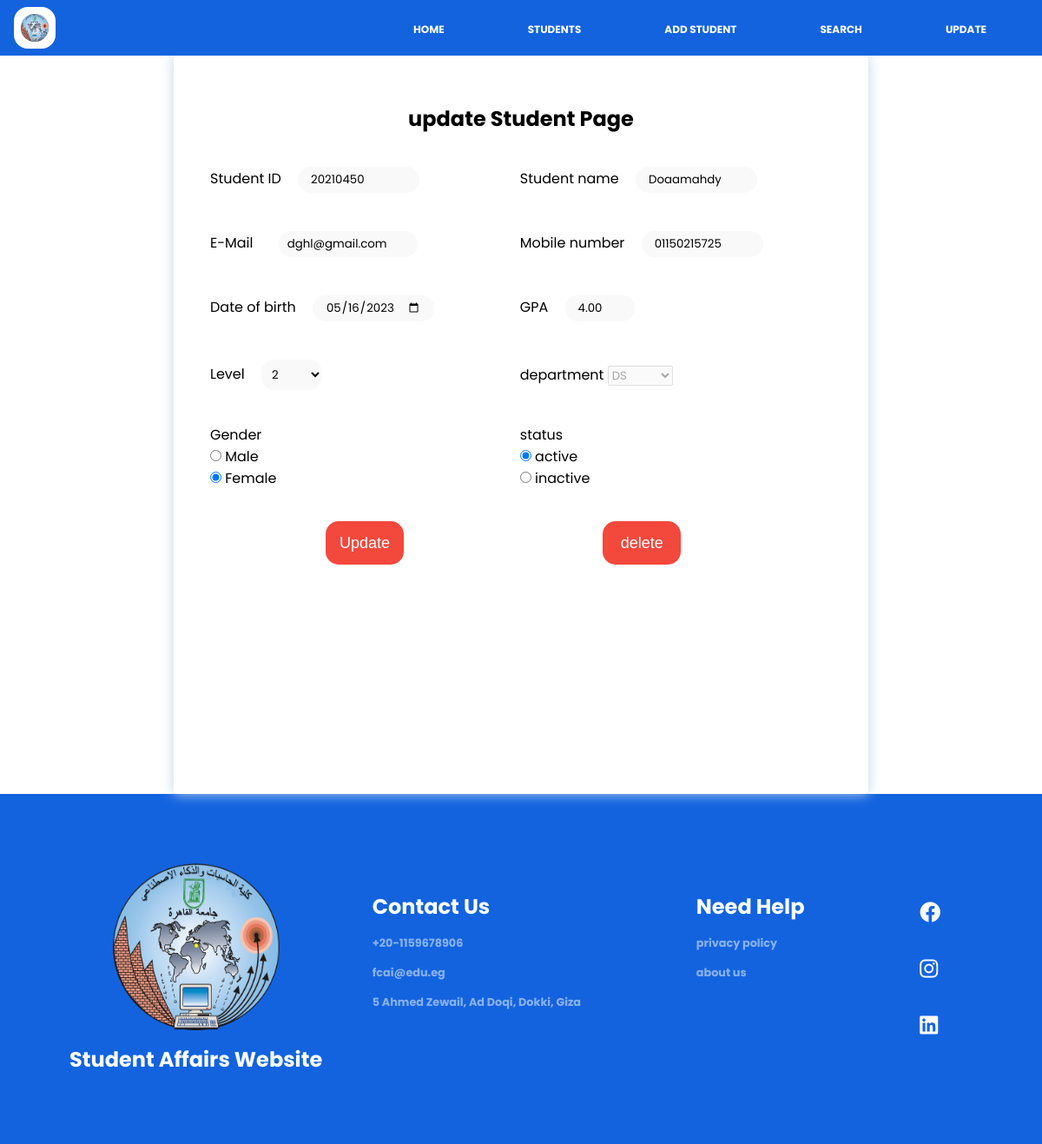
The app's page /update/edit/20210450/ with its own data.
### pages/models.py (models this page shows, shortened)
class Student(models.Model):
    ID = models.CharField(max_length=255, primary_key=True)
    name = models.CharField(max_length=255)
    birthDate = models.DateField(auto_now=False, auto_now_add=False, default=timezone.now)
    GPA = models.DecimalField(max_digits=3, decimal_places=2)
    email = models.CharField(max_length=255)
    phone = models.CharField(max_length=11)
    level_choices = [
        ("1", "one"),
        ("2", "two"),
        ("3", "three"),
        ("4", "four"),
    ]
    level = models.CharField(max_length=10,
                    choices=level_choices, null=True)
    department_choices = [
        ("General", "General"),
        ("CS", "Computer Science"),
        ("IT", "Information Technology"),
        ("IS", "Information System"),
        ("DS", "Decision Support"),
        ("AI", "Artificial Intelligence"),
    ]
    department = models.CharField(max_length=40,
                                choices=department_choices, null=True)
    gender_choices = [
        ("male", "male"),
        ("female", "female")
    ]
    gender = models.CharField(max_length=10,
                            choices=gender_choices, null=True)
    status_choices = [
        ("active", "active"),
        ("inactive", "inactive")
    ]
    status = models.CharField(max_length=15,
                            choices=status_choices, null=True)

### pages/views.py (the view)
# urls.py: path('update/edit/<str:ID>/',views.edit,name='Edit'),
def edit(request, ID):
    student = Student.objects.get(ID=ID)
    return render(request,'Edit.html', {'student':student})

### pages/templates/Edit.html (shortened to what this page needs)
{% extends 'master.html' %}
{% load static %}
{% block styles %}
    <link rel="stylesheet" href="{% static 'css/style.css' %}" />
    <link rel="stylesheet" href="{% static 'cssfontawesome/css/all.css' %}" />
    <link rel="stylesheet" href="{% static 'css/update.css' %}" />
{% endblock %}
{% block contents %}
<div class="cont">
  <form method="post" action="/Update/{{student.ID}}" autocomplete="off" id="update_form">
      <h>update Student Page</h>
      <div class='input-box' >
          <label for="ID">Student ID</label>
          <input id="ID" type="text" name="ID" required value={{student.ID}} readonly/>
      </div>
      <div class='input-box'>
        <label for="name">  Student name</label>
        <input id="name" type="text" name="name" value={{student.name}} required/>
      </div>
      <div class='input-box' >
        <label for="email">E-Mail</label>
        <input id="E" type="email" name="email" value={{student.email}} required/>
      </div>
          <div class='input-box'>
            <label for="phone">Mobile number</label>
            <input type="text" name="phone" id="phone" value={{student.phone}} required/>
          </div>
          <div class='input-box' >
        <label for="date">Date of birth</label>
         <input id="date" type="date"  name="date" value={{student.birthDate|date:'Y-m-d'}} required>
      </div>
      <div class='input-box' >
      <label for="GPA">GPA</label>
      <input id="GPA" type="number" value={{student.GPA}} name="GPA" min="0.1" max="4.00" step="0.01"/>
        </div>
          <div class="input-box">
            <label for="level">Level</label>
            <select id="level" name="level">
              <option value="2"{%if student.level == '2' %}selected{%endif%}>2</option>
            </select>
          </div>
          <div class="input-box">
            <label for="department">department</label>
            <select id="department" name="department" disabled="true">
              <option value="DS"{%if student.department == 'DS' %}selected{%endif%}>DS</option>
            </select>
          </div>
          <div class="input-box">
            <label for="gender">Gender</label>
            <br>
            <input id="male" type="radio" value="male" name="gender" {%if student.gender == 'male' %}checked{% endif %}>
            <label for="male">Male</label>
            <br>
            <input id="female" type="radio" value="female" name="gender" {%if student.gender == 'female' or student.gender == 'Female' %}checked{% endif %}>
            <label for="female">Female</label>
          </div>
          <div class="input-box">
            <label for="status">status</label>
            <br>
            <input id="active" type="radio" value="active" name="status"  required {%if student.status == 'active' %}checked{%endif%}/>
            <label for="active">active</label>
            <br>
            <input id="inactive" type="radio" value="inactive" name="status" required {%if student.status == 'inactive' %}checked{%endif%} />
            <label for="inactive">inactive</label>
          </div>
          <div class="button_">
            <input type="submit" value="Update" name="update"/>
            <input type="button" value="delete" id="delete" onclick="deleteFunc('{{student.ID}}')">
          </div>
      </div>
{% endblock %}

### pages/static/css/style.css (style rules this page uses)
:root { --c0: rgb(255, 35, 20); --c1: rgba(254, 95, 85); --c2: rgba(247, 247, 255); --c3: rgba(189, 213, 234); --c4: rgb(19, 99, 223); --c5: rgb(44, 116, 179); --c6: rgb(212, 226, 240); font-size: 16px; }
* { margin: 0; padding: 0; box-sizing: border-box; font-family: "poppins", sans-serif; }
body { display: flex; flex-direction: column; align-items: center; min-height: 100vh; overflow: scroll; overflow-x: hidden; width: 100%; }

### pages/static/css/update.css (style rules this page uses)
:root { --c0: rgb(255, 35, 20); --c1: rgba(254, 95, 85); --c2: rgba(247, 247, 255); --c3: rgba(189, 213, 234); --c4: rgb(19, 99, 223); --c5: rgb(44, 116, 179); --c6: rgb(212, 226, 240); font-size: 16px; }
.cont { position:relative; max-width: 800px; width:100%; padding: 25px ; overflow:hidden; border-radius: 5px; box-shadow: 0 0 15px rgba(189, 213, 234) ; height: 850px; background-color: white; }
.cont form { margin-top: 30px; }
form .input-box { display: inline-block; border: 1px solid white; padding: 1rem 1rem; vertical-align: middle; width: 47%; }
h { text-align:center; display: block; font-size: x-large; margin-top: 0.67em; margin-bottom: 0.67em; margin-left: 0; margin-right: 0; font-weight: bold; }
input[type=submit] { background-color: rgb(243, 72, 60); width: 90px; color:white; border: none; height: 50px; float :center; cursor: pointer; border-radius: 15px; position:relative; top:20px; left:20%; margin-left:0px; margin-right:0px; font-size:large; font-family:'Franklin Gothic Medium', 'Arial Narrow', Arial, sans-serif; }
input[type=button] { left:50%; background-color: rgb(243, 72, 60); width: 90px; color:white; border: none; height: 50px; float :center; cursor: pointer; border-radius: 15px; position:relative; top:20px; margin-left:0px; margin-right:0px; font-size:large; font-family:'Franklin Gothic Medium', 'Arial Narrow', Arial, sans-serif; }
input[type=text] { width: 140px; border: none; height: 30px; background-color: rgb(249, 249, 249); border-radius: 15px; padding: 15px; margin-left: 15px ; margin-top: 5px; margin-bottom: 5px; }
input[type=date] { width: 140px; border: none; height: 30px; background-color: rgb(249, 249, 249); border-radius: 15px; padding: 15px; margin-left: 15px ; margin-top: 5px; margin-bottom: 5px; }
input[type=email] { width: 160px; border: none; height: 30px; background-color: rgb(249, 249, 249); border-radius: 15px; padding: 10px; margin-left: 25px ; margin-top: 5px; margin-bottom: 5px; }
input[type=number] { width: 120px; border: none; height: 30px; background-color: rgb(249, 249, 249); border-radius: 15px; padding: 15px; margin-left: 15px ; margin-top: 5px; margin-bottom: 5px; }
#level { width: 70px; border: none; height: 35px; background-color: rgb(249, 249, 249); border-radius: 15px; padding: 8px; margin-left: 15px ; margin-top: 5px; margin-bottom: 5px; }
#GPA { width: 80px; border: none; height: 30px; background-color: rgb(249, 249, 249); border-radius: 15px; padding: 15px; margin-left: 15px ; margin-top: 5px; margin-bottom: 5px; }

### records on screen
Student: ID "20210450", name "Doaamahdy", email "dghl@gmail.com", phone "01150215725", date "05/16/2023", GPA "4.00", level "2", department "DS", gender "☐ Male", gender "☑ Female", status "☑ active", status "☐ inactive"
